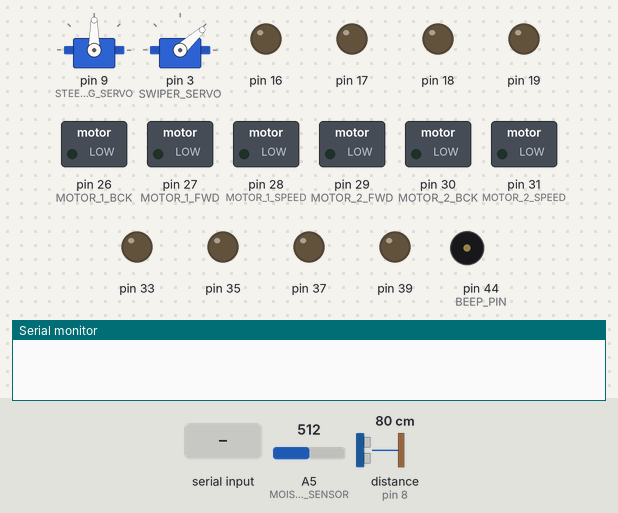
A sketch run on a simulated Arduino Mega 2560, built with avr-gcc and run on an emulated ATmega2560. Shown: 2 × servo, switched loads named in the sketch (green lamp = pin HIGH), output pins drawn as LEDs (lit = HIGH), buzzer (waves = sounding), the last lines printed to the serial monitor. Dashed ring = blinking. The test bench sets the inputs (shaded band); at power-on: A5 (MOISTURE_SENSOR) = 512, distance to the obstacle (sensor on pin 8) 80 cm. The echo pulse lasts 58.3 µs per cm; pins used as bus, display or sensor lines are not drawn.

Above: at 1.2 s.
1.3 s: "0\n" received over the second serial link
At 1.65 s:
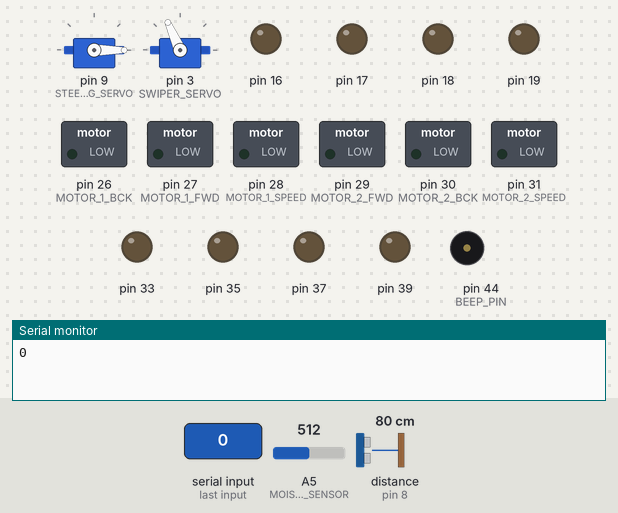
4.3 s: "1\n" received over the second serial link
At 4.65 s:
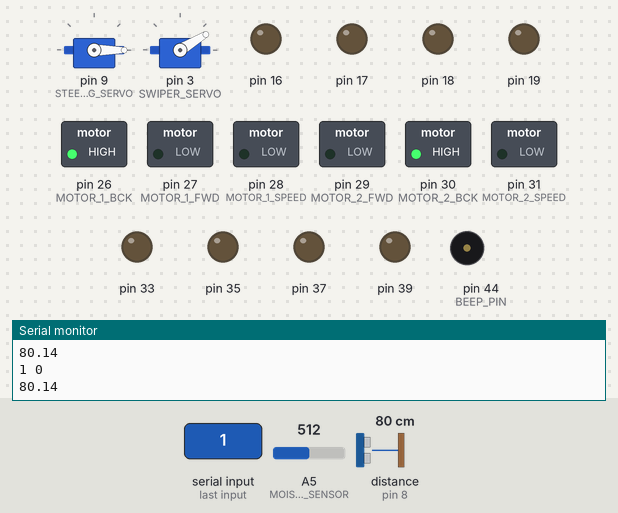
7.3 s: "2\n" received over the second serial link
At 7.97 s:
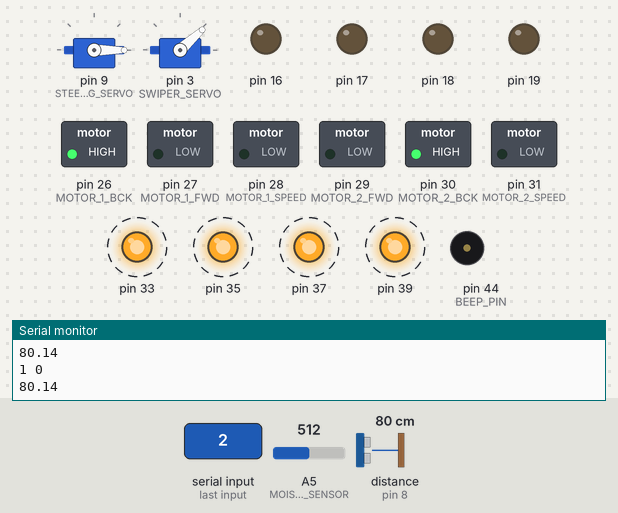
10.3 s: A5 (MOISTURE_SENSOR) set to 412
13.3 s: A5 (MOISTURE_SENSOR) set to 385
16.3 s: distance to the obstacle (sensor on pin 8) set to 43 cm
19.3 s: distance to the obstacle (sensor on pin 8) set to 39 cm
At 19.95 s:
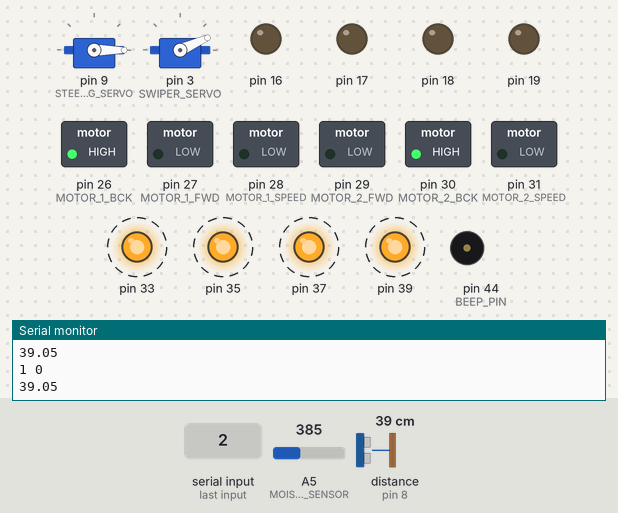
Timing chart, 0 to 23.3 s (numbered marks = the images above; inputs shaded):
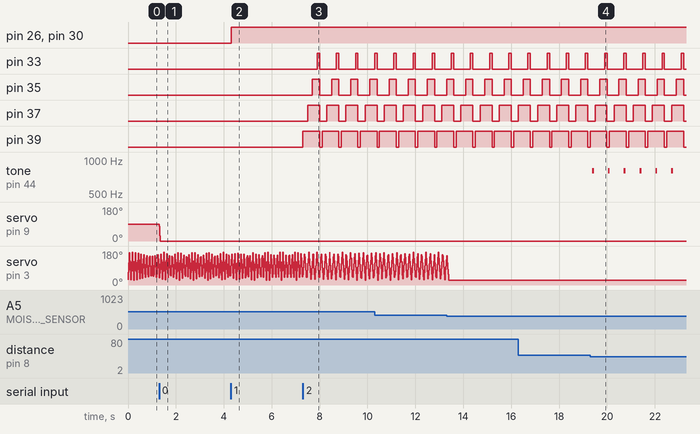

Measured:
- the behaviour switches between 40 and 39 cm on distance to the obstacle (sensor on pin 8) (found by bisection; images 3 and 4)
- after the input at 1.3 s, servo on pin 9 (STEERING_SERVO): 90° → 0° at once
- after the input at 4.3 s, pin 26 (MOTOR_1_BCK), pin 30 (MOTOR_2_BCK): LOW → HIGH at once
- after the input at 7.3 s, pin 33: alternates HIGH for 0.10 s and LOW for 0.70 s, starting after 0.60 s; pin 35: alternates HIGH for 0.30 s and LOW for 0.50 s, starting after 0.40 s; pin 37: alternates HIGH for 0.50 s and LOW for 0.30 s, starting after 0.20 s; pin 39: alternates HIGH for 0.70 s and LOW for 0.10 s, starting at once
- after the input at 19.3 s, tone on pin 44 (BEEP_PIN): alternates 800 Hz for 0.08 s and silent for 0.59 s, starting after 0.09 s

The sketch:

ArduinoRcCar.ino
```cpp
#include "SoftwareSerial.h"
#include "Servo.h"

#include "driving.h"
#include "echo.h"
#include "lights.h"
#include "swipers.h"
#include "horn.h"

using namespace driving;
using namespace echo;
using namespace lights;
using namespace swipers;
using namespace horn;

SoftwareSerial BT(13, 14);

void setup(){
    BT.begin(9600);
    Serial.begin(9600);

    echo::setup();
    lights::setup();
    driving::setup();
    swipers::setup();
    horn::setup();
}

void loop(){
    String raw_data = String();
    if(BT.available()){
        while(true) {
            while(!BT.available()) { }
            char c = BT.read();
            if(c == '\n') break;
            raw_data += c;
        }
    }

    if(raw_data.length() > 0){
        Serial.println(raw_data);
        int split = raw_data.indexOf(';');
        int command = raw_data.substring(0, split).toInt();
        int value = raw_data.substring(split + 1).toInt();
        switch(command){
            case 0: // steering angle
                driving::bt_steering(value);
                break;
            case 1: // speed
                driving::bt_speed(value);
                break;
            case 2: // blinker lights on/off
                lights::bt_blink(value);
                break;
            case 3: // horn
                horn::bt_honk(value);
                break;
        }
    }
    echo::loop();
    lights::loop();
    driving::loop();
    swipers::loop();
    horn::loop();
}
```

driving.h
```cpp
#pragma once

namespace driving {
    const int MOTOR_1_SPEED = 28; // 8
    const int MOTOR_1_FWD = 27; // 9
    const int MOTOR_1_BCK = 26; // 10
    const int MOTOR_2_SPEED = 31; // 12
    const int MOTOR_2_FWD = 29; // 11
    const int MOTOR_2_BCK = 30; // 12

    const int STEERING_SERVO = 9;
    const int STEERING_FWD_OFFSET = 90;

    Servo steering;

    int current_angle = STEERING_FWD_OFFSET;
    int desired_angle = STEERING_FWD_OFFSET;

    int speed = 0;
    bool forward = true;
    bool emergency_brakes = false;

    void setup(){
        steering.attach(STEERING_SERVO);

        pinMode(MOTOR_1_SPEED, OUTPUT);
        pinMode(MOTOR_1_FWD, OUTPUT);
        pinMode(MOTOR_1_BCK, OUTPUT);
        pinMode(MOTOR_2_SPEED, OUTPUT);
        pinMode(MOTOR_2_FWD, OUTPUT);
        pinMode(MOTOR_2_BCK, OUTPUT);
    }

    void loop(){
        if(desired_angle > current_angle) {
            current_angle += 1;
        }
        if(desired_angle < current_angle) {
            current_angle -= 1;
        }
        steering.write(current_angle);
        if(emergency_brakes || speed == 0) {
            digitalWrite(MOTOR_1_FWD, LOW);
            digitalWrite(MOTOR_2_FWD, LOW);
            digitalWrite(MOTOR_1_BCK, LOW);
            digitalWrite(MOTOR_2_BCK, LOW);
            analogWrite(MOTOR_1_SPEED, 0);
            analogWrite(MOTOR_2_SPEED, 0);
        } else {
            if(forward){
                digitalWrite(MOTOR_1_FWD, HIGH);
                digitalWrite(MOTOR_2_FWD, HIGH);
                digitalWrite(MOTOR_1_BCK, LOW);
                digitalWrite(MOTOR_2_BCK, LOW);
            } else {
                digitalWrite(MOTOR_1_FWD, LOW);
                digitalWrite(MOTOR_2_FWD, LOW);
                digitalWrite(MOTOR_1_BCK, HIGH);
                digitalWrite(MOTOR_2_BCK, HIGH);
            }
            analogWrite(MOTOR_1_SPEED, speed);
            analogWrite(MOTOR_2_SPEED, speed);
        }
    }

    void bt_steering(int value) {
        desired_angle = value;
    }

    void bt_speed(int value) {
        if(value >= 0) {
            speed = value;
            forward = false;
        } else {
            speed = -value;
            forward = true;
        }
    }
}
```

echo.h
```cpp
#pragma once

namespace echo {
    #include "horn.h"
    #include "driving.h"
    #include "utility.h"

    const int ECHO_FRONT_TRIGGER = 5;
    const int ECHO_FRONT_RECEIVER = 6;
    const int ECHO_BACK_TRIGGER = 7;
    const int ECHO_BACK_RECEIVER = 8;

    const unsigned long ECHO_INTERVAL = 200;

    unsigned long next_echo = 0;
    unsigned long next_beep = 0;
    float distance = 0.0;

    void setup(){
        pinMode(ECHO_BACK_TRIGGER, OUTPUT);
        pinMode(ECHO_BACK_RECEIVER, INPUT);
        pinMode(ECHO_FRONT_TRIGGER, OUTPUT);
        pinMode(ECHO_FRONT_RECEIVER, INPUT);
        next_echo = millis();
    }

    void loop(){
        if(driving::speed == 0) return;
        if(millis() > next_beep && distance > 0) {
            next_beep = millis() + (distance + 5) * 15;
            tone(horn::BEEP_PIN, 800, 75);
        }
        if(millis() > next_echo) {
            Serial.print(driving::speed);
            Serial.print(" ");
            Serial.println(driving::forward);
            next_echo = millis() + ECHO_INTERVAL;

            int duration = 0;

            if(driving::forward) {
                digitalWrite(ECHO_FRONT_TRIGGER, HIGH);
                delayMicroseconds(10);
                digitalWrite(ECHO_FRONT_TRIGGER, LOW);
                duration = pulseIn(ECHO_FRONT_RECEIVER, HIGH, 25000);
            } else {
                digitalWrite(ECHO_BACK_TRIGGER, HIGH);
                delayMicroseconds(10);
                digitalWrite(ECHO_BACK_TRIGGER, LOW);
                duration = pulseIn(ECHO_BACK_RECEIVER, HIGH, 25000);
            }

            distance = (duration / 2.0) / 29.1; // caluclate distance using speed of sound
            Serial.println(distance);
            if(distance > 40) distance = 0;
            driving::emergency_brakes = distance < 7 && distance > 0;
        }
    }
}
```

horn.h
```cpp
#pragma once

namespace horn {
    const int HONK_PIN = 42;
    const int BEEP_PIN = 44;
    const int HONK_FREQ = 330;
    unsigned long honking = 0;

    void setup(){
        pinMode(HONK_PIN, OUTPUT);
    }

    void loop(){
        if(millis() - honking >= 200 && honking != 0) {
            digitalWrite(HONK_PIN, LOW);
            honking = 0;
        }
    }

    void bt_honk(int value) {
        if (value == 1) {
           honking = millis();
           digitalWrite(HONK_PIN, HIGH);
        } else {
           honking = 0;
           digitalWrite(HONK_PIN, LOW);
        }
    }
}
```

lights.h
```cpp
#pragma once

namespace lights {
    #include "driving.h"

    const int BLINK_INTERVAL = 100;
    bool blink_left = false;
    bool blink_right = false;
    bool back_lights = false;
    bool brake_lights = false;

    void setup() {
        for(int i = 16;i <= 19;i++){
            pinMode(i, OUTPUT);
        }
        for(int i = 32;i <= 39;i++){
            pinMode(i, OUTPUT);
        }
    }

    void loop() {
        for(int i = 0; i < 8; i += 2){
            if(blink_right && (millis() / BLINK_INTERVAL) % 8 > i) digitalWrite(38 - i, HIGH);
            else digitalWrite(38 - i, LOW);
        }
        for(int i = 0; i < 8; i += 2){
            if(blink_left && (millis() / BLINK_INTERVAL) % 8 > i) digitalWrite(39 - i, HIGH);
            else digitalWrite(39 - i, LOW);
        }
        if(back_lights){
            digitalWrite(16, HIGH);
        } else {
            digitalWrite(16, LOW);
        }
        if (brake_lights || driving::emergency_brakes) {
            for(int i = 17; i <= 19; i++){
                digitalWrite(i, HIGH);
            }
        }
        else {
            for(int i = 17; i <= 19; i++) {
                digitalWrite(i, LOW);
            }
        }
    }

    void bt_blink(int value) {
        blink_right  = (value & 0b0001) != 0;
        blink_left   = (value & 0b0010) != 0;
        back_lights  = (value & 0b0100) != 0;
        brake_lights = (value & 0b1000) != 0;
        if(brake_lights) driving::speed = 0;
    }
}
```

swipers.h
```cpp
#pragma once

namespace swipers {
    const int SWIPER_SERVO = 3;
    const int MOISTURE_SENSOR = A5; // 59
    const int THRESHOLD = 400;

    Servo swiper;

    bool sweeper_right = false;
    int sweeper_angle = 30;

    void setup(){
        swiper.attach(SWIPER_SERVO);
        swiper.write(sweeper_angle);
    }

    void loop(){
        int value = analogRead(MOISTURE_SENSOR);
        if(value > THRESHOLD){
            if(sweeper_right) {
                sweeper_angle ++;
                sweeper_right = sweeper_angle < 175;
            } else {
                sweeper_angle --;
                sweeper_right = sweeper_angle < 25;
            }
        } else {
            if(sweeper_angle >= 25) {
                sweeper_angle --;
            }
        }
        swiper.write(sweeper_angle);
    }
}
```

utility.h
```cpp
#pragma once

/*
int timeIt(int pin, int trigger, int timeout)

pin: the pin observed
trigger: the trigger value, either HIGH or LOW
timeout: the time after which this function aborts

returns: number of milliseconds until pin switches to trigger or the timeout
*/
int timeIt(int pin, int trigger, int timeout) {
    int s = millis();
    while (millis() - s < timeout) {
        if (digitalRead(pin) == trigger) return millis() - s;
    }
    return timeout;
}
```
